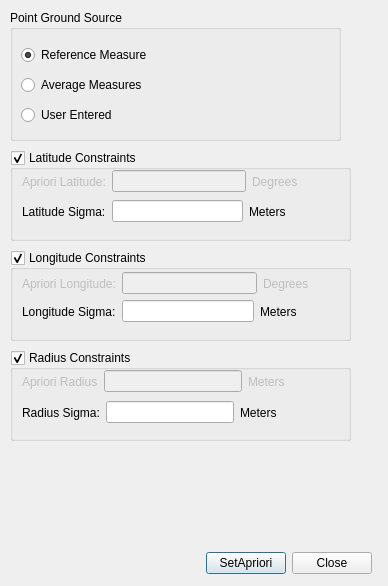
<?xml version="1.0" encoding="UTF-8"?>
<ui version="4.0">
 <class>QnetSetAprioriDialog</class>
 <widget class="QDialog" name="QnetSetAprioriDialog">
  <property name="geometry">
   <rect>
    <x>0</x>
    <y>0</y>
    <width>388</width>
    <height>586</height>
   </rect>
  </property>
  <property name="windowTitle">
   <string>Set Apriori Point and Constraints</string>
  </property>
  <widget class="QGroupBox" name="pointSourceGroupBox">
   <property name="geometry">
    <rect>
     <x>10</x>
     <y>10</y>
     <width>331</width>
     <height>131</height>
    </rect>
   </property>
   <property name="title">
    <string>Point Ground Source</string>
   </property>
   <property name="flat">
    <bool>false</bool>
   </property>
   <widget class="QWidget" name="groundSourceLayoutWidget">
    <property name="geometry">
     <rect>
      <x>11</x>
      <y>31</y>
      <width>147</width>
      <height>89</height>
     </rect>
    </property>
    <layout class="QVBoxLayout" name="verticalLayout">
     <item>
      <widget class="QRadioButton" name="referenceMeasureRadioButton">
       <property name="text">
        <string>Reference Measure</string>
       </property>
       <property name="checked">
        <bool>true</bool>
       </property>
      </widget>
     </item>
     <item>
      <widget class="QRadioButton" name="averageMeasuresRadioButton">
       <property name="text">
        <string>Average Measures</string>
       </property>
      </widget>
     </item>
     <item>
      <widget class="QRadioButton" name="userEnteredRadioButton">
       <property name="text">
        <string>User Entered</string>
       </property>
      </widget>
     </item>
    </layout>
   </widget>
  </widget>
  <widget class="QGroupBox" name="latitudeConstraintsGroupBox">
   <property name="geometry">
    <rect>
     <x>10</x>
     <y>150</y>
     <width>341</width>
     <height>91</height>
    </rect>
   </property>
   <property name="title">
    <string>Latitude Constraints</string>
   </property>
   <property name="checkable">
    <bool>true</bool>
   </property>
   <widget class="QWidget" name="layoutWidget2">
    <property name="geometry">
     <rect>
      <x>12</x>
      <y>20</y>
      <width>276</width>
      <height>23</height>
     </rect>
    </property>
    <layout class="QHBoxLayout" name="horizontalLayout">
     <item>
      <widget class="QLabel" name="aprioriLatLabel">
       <property name="enabled">
        <bool>false</bool>
       </property>
       <property name="text">
        <string>Apriori Latitude:</string>
       </property>
       <property name="buddy">
        <cstring>aprioriLatEdit</cstring>
       </property>
      </widget>
     </item>
     <item>
      <widget class="QLineEdit" name="aprioriLatEdit">
       <property name="enabled">
        <bool>false</bool>
       </property>
      </widget>
     </item>
     <item>
      <widget class="QLabel" name="aprioriLatUnitLabel">
       <property name="enabled">
        <bool>false</bool>
       </property>
       <property name="text">
        <string>Degrees</string>
       </property>
      </widget>
     </item>
    </layout>
   </widget>
   <widget class="QWidget" name="layoutWidget3">
    <property name="geometry">
     <rect>
      <x>12</x>
      <y>50</y>
      <width>264</width>
      <height>23</height>
     </rect>
    </property>
    <layout class="QHBoxLayout" name="horizontalLayout_2">
     <item>
      <widget class="QLabel" name="latSigmaLabel">
       <property name="text">
        <string>Latitude Sigma:</string>
       </property>
       <property name="buddy">
        <cstring>latSigmaEdit</cstring>
       </property>
      </widget>
     </item>
     <item>
      <widget class="QLineEdit" name="latSigmaEdit"/>
     </item>
     <item>
      <widget class="QLabel" name="latSigmaUnitLabel">
       <property name="text">
        <string>Meters</string>
       </property>
      </widget>
     </item>
    </layout>
   </widget>
  </widget>
  <widget class="QGroupBox" name="longitudeConstraintsGroupBox">
   <property name="geometry">
    <rect>
     <x>10</x>
     <y>250</y>
     <width>341</width>
     <height>91</height>
    </rect>
   </property>
   <property name="title">
    <string>Longitude Constraints</string>
   </property>
   <property name="checkable">
    <bool>true</bool>
   </property>
   <widget class="QWidget" name="layoutWidget4">
    <property name="geometry">
     <rect>
      <x>12</x>
      <y>22</y>
      <width>287</width>
      <height>23</height>
     </rect>
    </property>
    <layout class="QHBoxLayout" name="horizontalLayout_3">
     <item>
      <widget class="QLabel" name="aprioriLonLabel">
       <property name="enabled">
        <bool>false</bool>
       </property>
       <property name="text">
        <string>Apriori Longitude:</string>
       </property>
       <property name="buddy">
        <cstring>aprioriLonEdit</cstring>
       </property>
      </widget>
     </item>
     <item>
      <widget class="QLineEdit" name="aprioriLonEdit">
       <property name="enabled">
        <bool>false</bool>
       </property>
      </widget>
     </item>
     <item>
      <widget class="QLabel" name="aprioriLonUnitLabel">
       <property name="enabled">
        <bool>false</bool>
       </property>
       <property name="text">
        <string>Degrees</string>
       </property>
      </widget>
     </item>
    </layout>
   </widget>
   <widget class="QWidget" name="layoutWidget5">
    <property name="geometry">
     <rect>
      <x>12</x>
      <y>50</y>
      <width>275</width>
      <height>23</height>
     </rect>
    </property>
    <layout class="QHBoxLayout" name="horizontalLayout_4">
     <item>
      <widget class="QLabel" name="longSigmaLabel">
       <property name="text">
        <string>Longitude Sigma:</string>
       </property>
       <property name="buddy">
        <cstring>lonSigmaEdit</cstring>
       </property>
      </widget>
     </item>
     <item>
      <widget class="QLineEdit" name="lonSigmaEdit"/>
     </item>
     <item>
      <widget class="QLabel" name="lonSigmaUnitLabel">
       <property name="text">
        <string>Meters</string>
       </property>
      </widget>
     </item>
    </layout>
   </widget>
  </widget>
  <widget class="QGroupBox" name="radiusConstraintsGroupBox">
   <property name="geometry">
    <rect>
     <x>10</x>
     <y>350</y>
     <width>341</width>
     <height>91</height>
    </rect>
   </property>
   <property name="title">
    <string>Radius Constraints</string>
   </property>
   <property name="checkable">
    <bool>true</bool>
   </property>
   <widget class="QWidget" name="layoutWidget6">
    <property name="geometry">
     <rect>
      <x>12</x>
      <y>20</y>
      <width>263</width>
      <height>23</height>
     </rect>
    </property>
    <layout class="QHBoxLayout" name="horizontalLayout_5">
     <item>
      <widget class="QLabel" name="aprioriRadiusLabel">
       <property name="enabled">
        <bool>false</bool>
       </property>
       <property name="text">
        <string>Apriori Radius</string>
       </property>
       <property name="buddy">
        <cstring>aprioriRadiusEdit</cstring>
       </property>
      </widget>
     </item>
     <item>
      <widget class="QLineEdit" name="aprioriRadiusEdit">
       <property name="enabled">
        <bool>false</bool>
       </property>
      </widget>
     </item>
     <item>
      <widget class="QLabel" name="aprioriRadiusUnitLabel">
       <property name="enabled">
        <bool>false</bool>
       </property>
       <property name="text">
        <string>Meters</string>
       </property>
      </widget>
     </item>
    </layout>
   </widget>
   <widget class="QWidget" name="layoutWidget7">
    <property name="geometry">
     <rect>
      <x>12</x>
      <y>51</y>
      <width>255</width>
      <height>23</height>
     </rect>
    </property>
    <layout class="QHBoxLayout" name="horizontalLayout_6">
     <item>
      <widget class="QLabel" name="radiusSigmaLabel">
       <property name="text">
        <string>Radius Sigma:</string>
       </property>
       <property name="buddy">
        <cstring>radiusSigmaEdit</cstring>
       </property>
      </widget>
     </item>
     <item>
      <widget class="QLineEdit" name="radiusSigmaEdit"/>
     </item>
     <item>
      <widget class="QLabel" name="radiusSigmaUnitLabel">
       <property name="text">
        <string>Meters</string>
       </property>
      </widget>
     </item>
    </layout>
   </widget>
  </widget>
  <widget class="QWidget" name="buttonLayoutWidget">
   <property name="geometry">
    <rect>
     <x>21</x>
     <y>550</y>
     <width>351</width>
     <height>27</height>
    </rect>
   </property>
   <layout class="QHBoxLayout" name="horizontalLayout_7">
    <item>
     <spacer name="horizontalSpacer">
      <property name="orientation">
       <enum>Qt::Horizontal</enum>
      </property>
      <property name="sizeHint" stdset="0">
       <size>
        <width>40</width>
        <height>20</height>
       </size>
      </property>
     </spacer>
    </item>
    <item>
     <widget class="QPushButton" name="setAprioriButton">
      <property name="text">
       <string>SetApriori</string>
      </property>
     </widget>
    </item>
    <item>
     <widget class="QPushButton" name="closeButton">
      <property name="text">
       <string>Close</string>
      </property>
     </widget>
    </item>
   </layout>
  </widget>
 </widget>
 <resources/>
 <connections>
  <connection>
   <sender>userEnteredRadioButton</sender>
   <signal>toggled(bool)</signal>
   <receiver>aprioriLatLabel</receiver>
   <slot>setEnabled(bool)</slot>
   <hints>
    <hint type="sourcelabel">
     <x>94</x>
     <y>111</y>
    </hint>
    <hint type="destinationlabel">
     <x>72</x>
     <y>181</y>
    </hint>
   </hints>
  </connection>
  <connection>
   <sender>userEnteredRadioButton</sender>
   <signal>toggled(bool)</signal>
   <receiver>aprioriLatEdit</receiver>
   <slot>setEnabled(bool)</slot>
   <hints>
    <hint type="sourcelabel">
     <x>94</x>
     <y>111</y>
    </hint>
    <hint type="destinationlabel">
     <x>181</x>
     <y>181</y>
    </hint>
   </hints>
  </connection>
  <connection>
   <sender>userEnteredRadioButton</sender>
   <signal>toggled(bool)</signal>
   <receiver>aprioriLatUnitLabel</receiver>
   <slot>setEnabled(bool)</slot>
   <hints>
    <hint type="sourcelabel">
     <x>94</x>
     <y>111</y>
    </hint>
    <hint type="destinationlabel">
     <x>270</x>
     <y>181</y>
    </hint>
   </hints>
  </connection>
  <connection>
   <sender>userEnteredRadioButton</sender>
   <signal>toggled(bool)</signal>
   <receiver>aprioriLonLabel</receiver>
   <slot>setEnabled(bool)</slot>
   <hints>
    <hint type="sourcelabel">
     <x>94</x>
     <y>111</y>
    </hint>
    <hint type="destinationlabel">
     <x>77</x>
     <y>283</y>
    </hint>
   </hints>
  </connection>
  <connection>
   <sender>userEnteredRadioButton</sender>
   <signal>toggled(bool)</signal>
   <receiver>aprioriLonEdit</receiver>
   <slot>setEnabled(bool)</slot>
   <hints>
    <hint type="sourcelabel">
     <x>94</x>
     <y>111</y>
    </hint>
    <hint type="destinationlabel">
     <x>192</x>
     <y>283</y>
    </hint>
   </hints>
  </connection>
  <connection>
   <sender>userEnteredRadioButton</sender>
   <signal>toggled(bool)</signal>
   <receiver>aprioriLonUnitLabel</receiver>
   <slot>setEnabled(bool)</slot>
   <hints>
    <hint type="sourcelabel">
     <x>94</x>
     <y>111</y>
    </hint>
    <hint type="destinationlabel">
     <x>281</x>
     <y>283</y>
    </hint>
   </hints>
  </connection>
  <connection>
   <sender>userEnteredRadioButton</sender>
   <signal>toggled(bool)</signal>
   <receiver>aprioriRadiusLabel</receiver>
   <slot>setEnabled(bool)</slot>
   <hints>
    <hint type="sourcelabel">
     <x>94</x>
     <y>111</y>
    </hint>
    <hint type="destinationlabel">
     <x>65</x>
     <y>381</y>
    </hint>
   </hints>
  </connection>
  <connection>
   <sender>userEnteredRadioButton</sender>
   <signal>toggled(bool)</signal>
   <receiver>aprioriRadiusEdit</receiver>
   <slot>setEnabled(bool)</slot>
   <hints>
    <hint type="sourcelabel">
     <x>94</x>
     <y>111</y>
    </hint>
    <hint type="destinationlabel">
     <x>173</x>
     <y>381</y>
    </hint>
   </hints>
  </connection>
  <connection>
   <sender>userEnteredRadioButton</sender>
   <signal>toggled(bool)</signal>
   <receiver>aprioriRadiusUnitLabel</receiver>
   <slot>setEnabled(bool)</slot>
   <hints>
    <hint type="sourcelabel">
     <x>94</x>
     <y>111</y>
    </hint>
    <hint type="destinationlabel">
     <x>262</x>
     <y>381</y>
    </hint>
   </hints>
  </connection>
  <connection>
   <sender>closeButton</sender>
   <signal>clicked()</signal>
   <receiver>QnetSetAprioriDialog</receiver>
   <slot>reject()</slot>
   <hints>
    <hint type="sourcelabel">
     <x>333</x>
     <y>563</y>
    </hint>
    <hint type="destinationlabel">
     <x>193</x>
     <y>292</y>
    </hint>
   </hints>
  </connection>
 </connections>
</ui>
